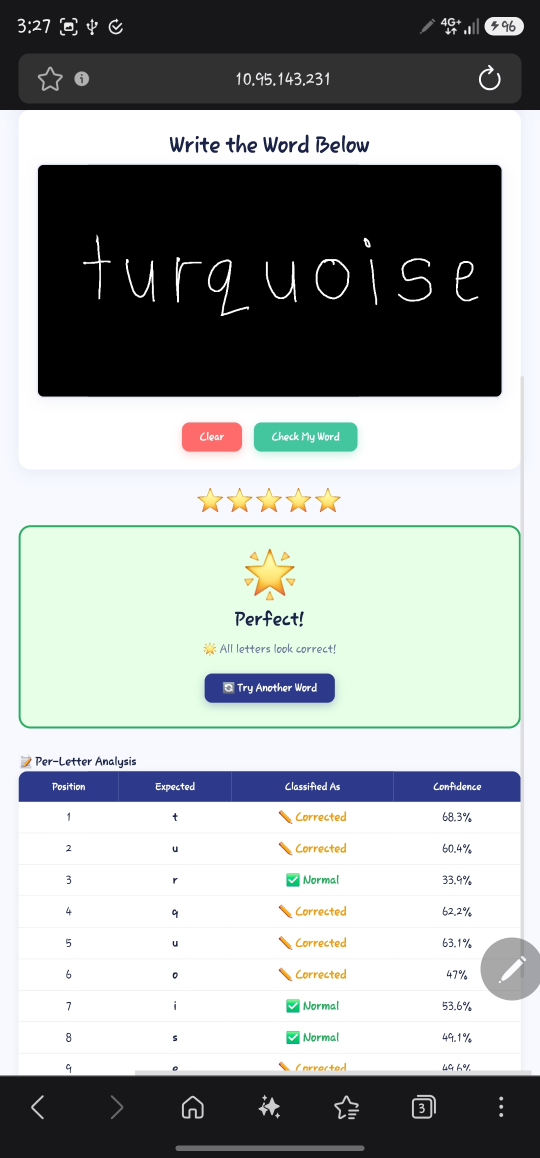
#> input picture Example of Perfect.jpg, 1080 x 2316 px (shown at 1/2 size)
$ python -i preprocessor.py   (imports and definitions only)   (older library calls are emulated)
#> lines starting #> are read from the running program, lines starting #| are printed output that depends on the picture; after the words box and inside, x2 and y2 are one past the last pixel; in counts of white or black regions, pixels touching at a corner belong together
#> further down, picture is the input picture: shape (2316, 1080, 3); mean B, G, R 164, 165.2, 160.4
import cv2
import numpy as np

class ImagePreprocessor:
    """Handles all image preprocessing operations"""

    # [83 lines left out: functions check_image_quality, enhance_image, correct_skew, not called in this run]


class WordDetector:
    """Detect word regions in an image"""

    # [23 lines left out: function detect_words, not called in this run]


class LetterSegmenter:
    """Segment individual letters from a word image"""

    def segment_letters(self, word_img):
        """Extract individual letters from a word image"""
        if word_img is None or word_img.size == 0:
            return []

        gray = cv2.cvtColor(word_img, cv2.COLOR_BGR2GRAY)
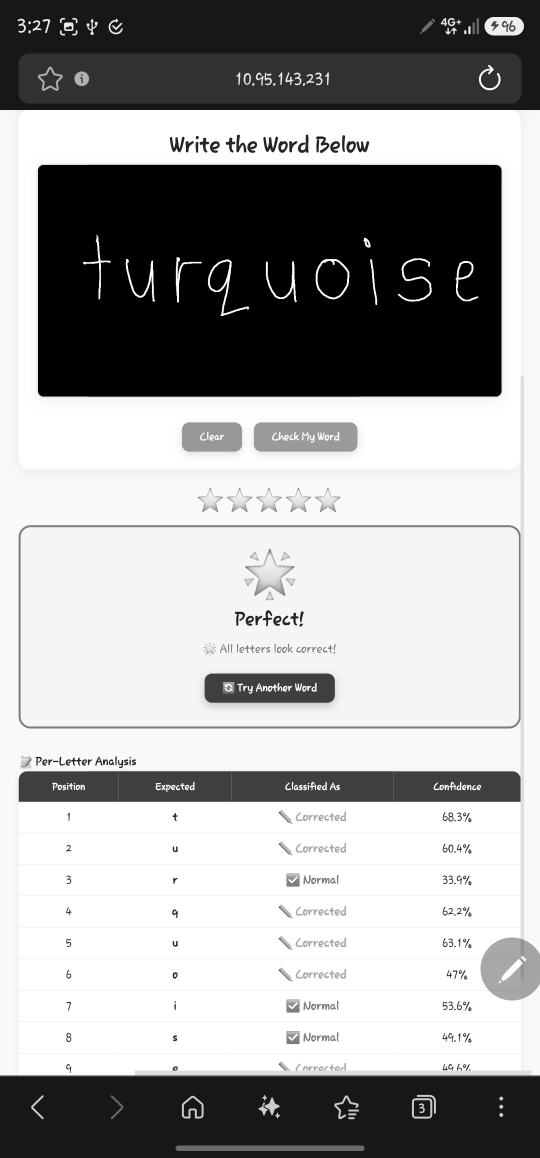
#> gray: shape (2316, 1080) (shown at 1/2 size); min 0, max 255, mean 163.6
        brightness = np.mean(gray)
#> brightness = 163.6

        if brightness > 127:
            _, binary = cv2.threshold(gray, 150, 255, cv2.THRESH_BINARY_INV)
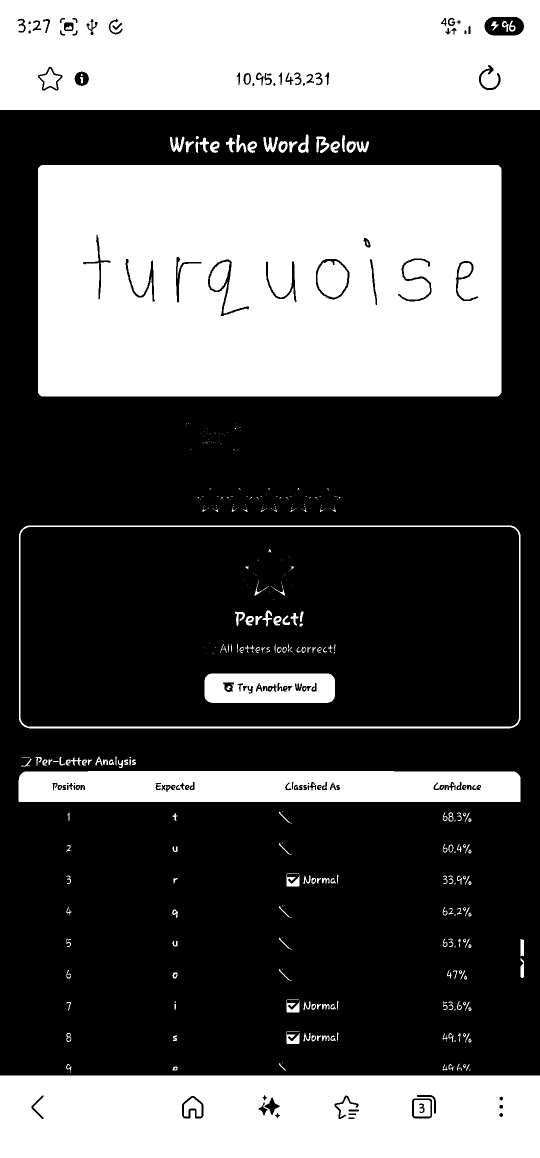
#> binary: shape (2316, 1080) (shown at 1/2 size); 37% white; 388 white regions (194 under 20 px), largest, box (x1, y1, x2, y2) and area: (76, 330, 1003, 793) 416571, (0, 0, 1080, 220) 229208, (0, 2151, 1080, 2316) 173361
        else:
            _, binary = cv2.threshold(gray, 150, 255, cv2.THRESH_BINARY)

        kernel = np.ones((2, 2), np.uint8)
        binary = cv2.morphologyEx(binary, cv2.MORPH_OPEN, kernel)
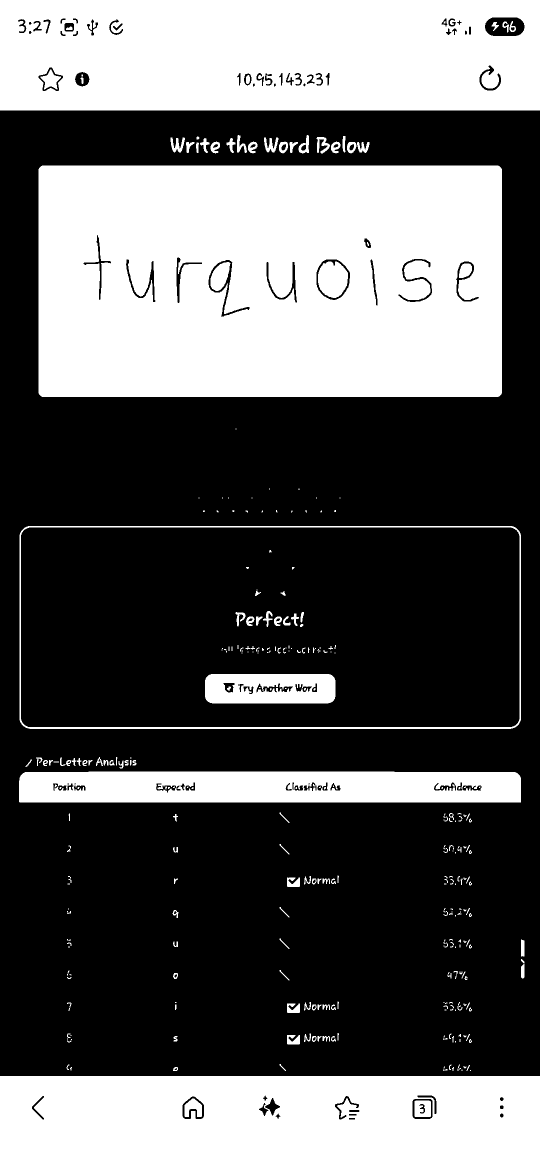
#> binary: shape (2316, 1080) (shown at 1/2 size); 37% white; 329 white regions (163 under 20 px)

        contours, _ = cv2.findContours(binary, cv2.RETR_EXTERNAL, cv2.CHAIN_APPROX_SIMPLE)
#> contours = 234 contours, 150 with area under 20; largest, box (x1, y1, x2, y2) and area: (77, 331, 1004, 794) 427732, (39, 1052, 1042, 1458) 405396, (0, 0, 1080, 221) 237380, (0, 2152, 1080, 2316) 175877, (38, 1543, 1042, 1605) 60682

        letters = []
        for contour in contours:
            x, y, w, h = cv2.boundingRect(contour)
            if w < 5 or h < 5:
                continue

            pad = 2
            x1 = max(0, x - pad)
            y1 = max(0, y - pad)
            x2 = min(word_img.shape[1], x + w + pad)
            y2 = min(word_img.shape[0], y + h + pad)

            letter_img = word_img[y1:y2, x1:x2]
            if letter_img.size > 0:
                letters.append({
                    'image': letter_img,
                    'bbox': (x, y, w, h),
                    'position': (x1, y1, x2, y2)
                })
#> this loop made 234 passes
#> (x, y, w, h, x1, y1, x2, y2) on passes 9, 12, 13: (346, 2134, 10, 8, 344, 2132, 358, 2144), (927, 2132, 6, 5, 925, 2130, 935, 2139), (933, 2130, 7, 12, 931, 2128, 942, 2144)
#> pass 1, in segment_letters, `letter_img = word_img[y1:y2, x1:x2]`:
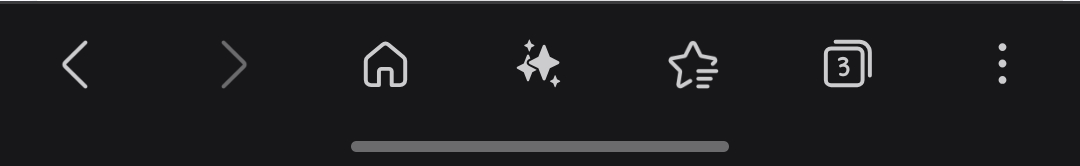
#> letter_img: shape (166, 1080, 3); mean B, G, R 32.3, 30.3, 30.3

        letters.sort(key=lambda l: l['bbox'][0])
        return letters

>>> import cv2
>>> picture = cv2.imread('../Example of Perfect.jpg')
>>> result = LetterSegmenter().segment_letters(picture)
